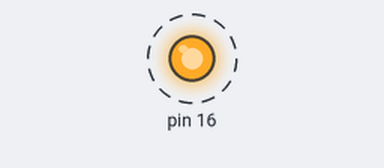
Simulated run of this program. Board: Raspberry Pi (header pin numbers). Parts: output pins drawn as LEDs (lit = HIGH). Dashed ring = blinking. What the program prints to the terminal is not drawn.

Above: at 0.5 s.
Timing chart, 0 to 4.6 s (numbered marks = the images above):
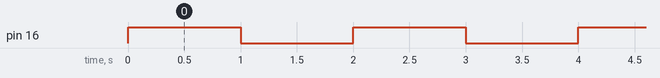

Measured:
- by itself, pin 16: alternates HIGH for 1.0 s and LOW for 1.0 s

The program:

trivial_strober.py
```python
import RPi.GPIO as GPIO
import serial
import string
import sys
import time

# setup GPIO
try:
	import RPi.GPIO as GPIO
except RuntimeError:
	print("Error importing GPIO module")

GPIO.setmode(GPIO.BOARD)

GPIO.setup(16,GPIO.OUT)
GPIO.output(16,GPIO.LOW)

# setup serial port

cycles = 0

def strobe_access():
	GPIO.output(16,GPIO.HIGH)
	time.sleep(1)
	GPIO.output(16,GPIO.LOW)

while True:
	sys.stdout.write('.')
	cycles += 1
	if cycles % 60 == 0:
		cycles = 0
		print('')
	if (cycles % 2)==1:
		print("STROBE DOOR")
		strobe_access()
		time.sleep(1)
	sys.stdout.flush()
```
